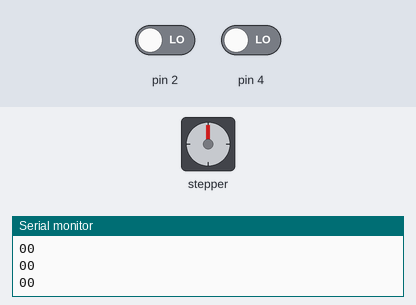
A sketch run on a simulated Arduino Uno, built with avr-gcc and run on an emulated ATmega328P. On the bench: stepper motor, the last lines printed to the serial monitor. Inputs (shaded band) come from the test bench; at power-on: pin 2 LOW, pin 4 LOW. Stepper angles assume 2048 steps per turn.

Above: at 1.2 s.
1.3 s: pin 2 driven HIGH
At 1.75 s:
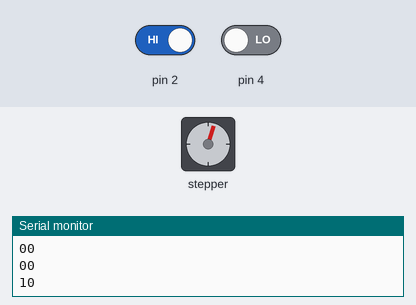
At 2.36 s:
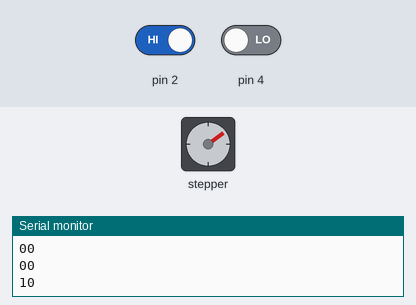
7.3 s: pin 4 driven HIGH
At 8.09 s:
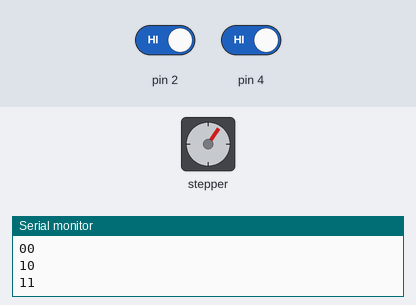
Timing chart, 0 to 16.3 s (numbered marks = the images above; inputs shaded):
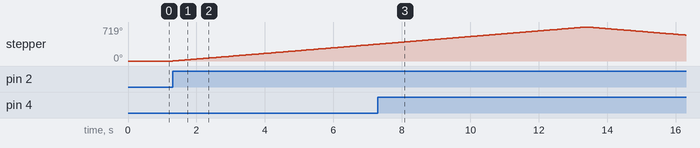

The sketch:

StepMoter.ino
```cpp
#include<Stepper.h>
int stepsPerRev=2048;
Stepper stepper(stepsPerRev,11,9,10,8);

void setup() {
  stepper.setSpeed(10);
  Serial.begin(9600);
  pinMode(2,INPUT);
  pinMode(4,INPUT);
}

void loop() {
  int B=digitalRead(2);
  int B2=digitalRead(4);
  Serial.print(B);
  Serial.println(B2);
  if (B==HIGH){
    stepper.step(stepsPerRev);
  }
  if(B2==HIGH){
    stepper.step(-stepsPerRev);
  }
}
```

Measured:
- after the input at 1.3 s, stepper: keeps turning clockwise at about 60°/s, starting at once
